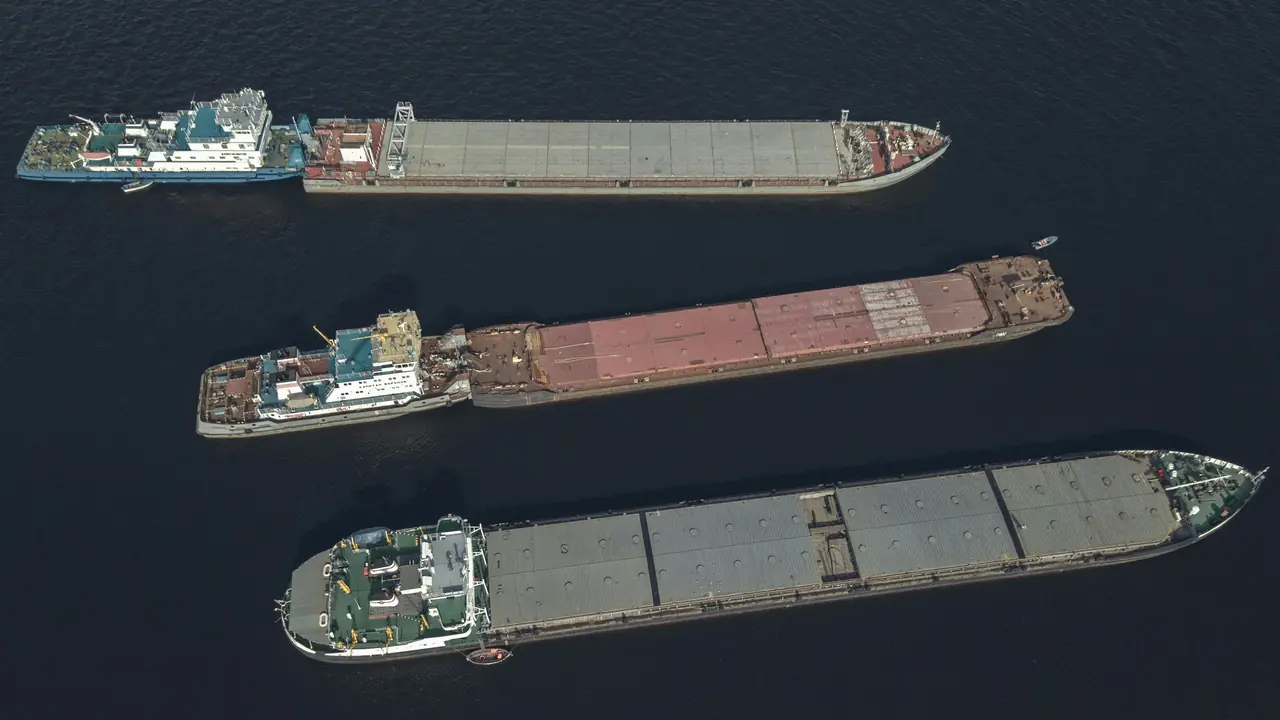
#> input picture site/images/barges-1280.webp, 1280 x 720 px
$ python optimize-image.py ../site/images/barges-1280.webp ../site/images/barges-1920.webp
#> lines starting #> are read from the running program, lines starting #| are printed output that depends on the picture
#!/usr/bin/env python3
"""Turn a photo into responsive webp files for the site and print the <img> tag to paste into the HTML.

Examples:
  python3 tools/optimize-image.py ~/Downloads/tanker.jpg tanker
  python3 tools/optimize-image.py KWABENA.jpeg team/kwabena --crop 0,0,700,700 --widths 250,720

Needs Python 3 and Pillow (pip install pillow).
"""
import argparse
import sys
from pathlib import Path

from PIL import Image

ROOT = Path(__file__).resolve().parent.parent
DEFAULT_WIDTHS = [480, 800, 1280, 1920]


def main():
    ap = argparse.ArgumentParser(description=__doc__, formatter_class=argparse.RawDescriptionHelpFormatter)
    ap.add_argument("source", help="Path to the original photo (jpg, png, webp)")
    ap.add_argument("name", help="Output name inside site/images, e.g. hero-port or team/kwabena")
    ap.add_argument("--crop", help="Optional crop box in source pixels: left,top,right,bottom")
    ap.add_argument("--widths", default=",".join(map(str, DEFAULT_WIDTHS)), help="Comma-separated output widths")
    ap.add_argument("--quality", type=int, default=74, help="webp quality, 1-100 (default 74)")
    ap.add_argument("--sizes", default="(max-width: 860px) 100vw, 50vw", help="sizes attribute for the printed tag")
    ap.add_argument("--alt", default="", help="alt text for the printed tag (leave empty for decorative images)")
    ap.add_argument("--out", default=str(ROOT / "site" / "images"), help="Output folder (default site/images)")
    args = ap.parse_args()

    if Path(args.name).is_absolute():
        ap.error(f"name must be relative to --out (e.g. 'hero-port' or 'team/kwabena'), not {args.name!r}")

    img = Image.open(args.source).convert("RGB")
#> img is the input picture: PIL image 1280x720 RGB; mean R, G, B 55.1, 60.5, 64.8
    if args.crop:
        parts = args.crop.split(",")
        if len(parts) != 4 or not all(p.strip().lstrip("-").isdigit() for p in parts):
            ap.error(f"--crop needs exactly 4 numbers as left,top,right,bottom, got {args.crop!r}")
        left, top, right, bottom = (int(v) for v in parts)
        if right <= left or bottom <= top:
            ap.error(f"--crop box has zero or negative size: left={left}, top={top}, right={right}, bottom={bottom}")
        img = img.crop((left, top, right, bottom))
    img.thumbnail((2400, 2400), Image.LANCZOS)

    out_dir = Path(args.out)
    (out_dir / Path(args.name).parent).mkdir(parents=True, exist_ok=True)

    try:
        widths = sorted({int(x) for x in args.widths.split(",") if x.strip()})
    except ValueError:
        ap.error(f"--widths must be a comma-separated list of whole numbers, got {args.widths!r}")
    if not widths or any(w <= 0 for w in widths):
        ap.error(f"--widths must contain at least one positive number, got {args.widths!r}")

    written = []
    for w in widths:
        w = min(w, img.width)
        h = round(img.height * w / img.width)
        path = out_dir / f"{args.name}-{w}.webp"
        img.resize((w, h), Image.LANCZOS).save(path, "WEBP", quality=args.quality, method=6)
        written.append((w, h, path))
        if w == img.width:
            break
#> this loop made 3 passes
#> pass 1, in main, `img.resize((w, h), Image.LANCZOS).save(path, "WEBP", quality=args.qual..`:
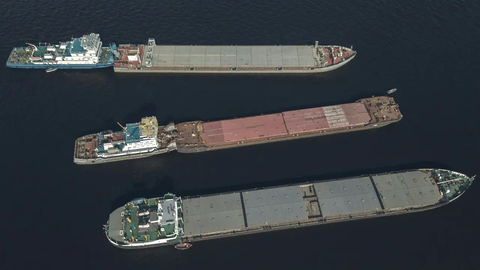
#> saved as barges-1920.webp-480.webp: PIL image 480x270 RGB; mean R, G, B 55.1, 60.5, 64.8
#> after the loop, written = 3 items

    for w, h, path in written:
        shown = path.relative_to(ROOT) if ROOT in path.resolve().parents else path
        print(f"wrote {shown}  ({w}x{h}, {path.stat().st_size // 1024} KB)")
#> this loop made 1 pass
#> (w, h) on pass 1: (480, 270)

    mid = written[min(2, len(written) - 1)]
    srcset = ", ".join(f"images/{args.name}-{w}.webp {w}w" for w, _, _ in written)
    print("\nPaste this into your page (add class or style as needed):\n")
    print(
        f'<img src="images/{args.name}-{mid[0]}.webp" srcset="{srcset}" sizes="{args.sizes}" '
        f'width="{mid[0]}" height="{mid[1]}" alt="{args.alt}" loading="lazy" decoding="async">'
    )
    print("\nFor the top-of-page (hero) image use loading=\"eager\" fetchpriority=\"high\" instead of loading=\"lazy\".")


if __name__ == "__main__":
#> (the run stopped early here; a loop or call above may not have finished)
